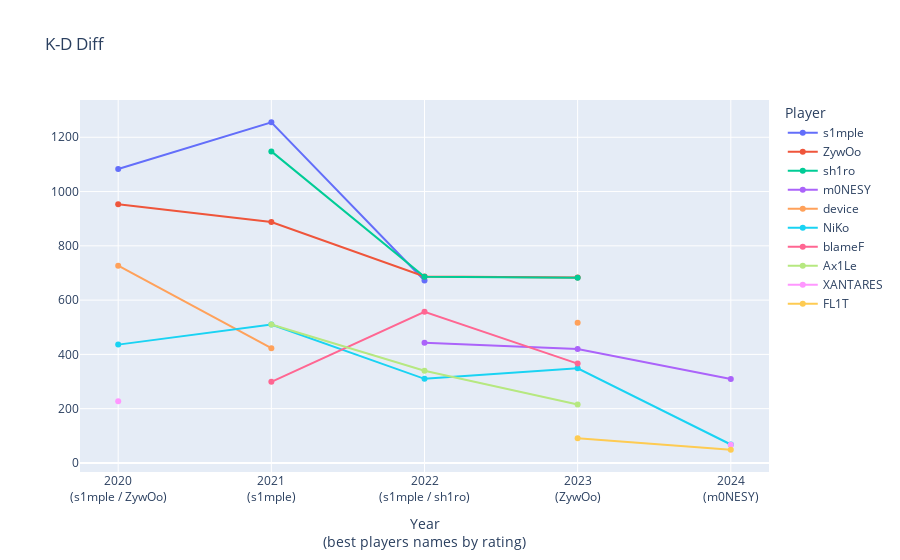
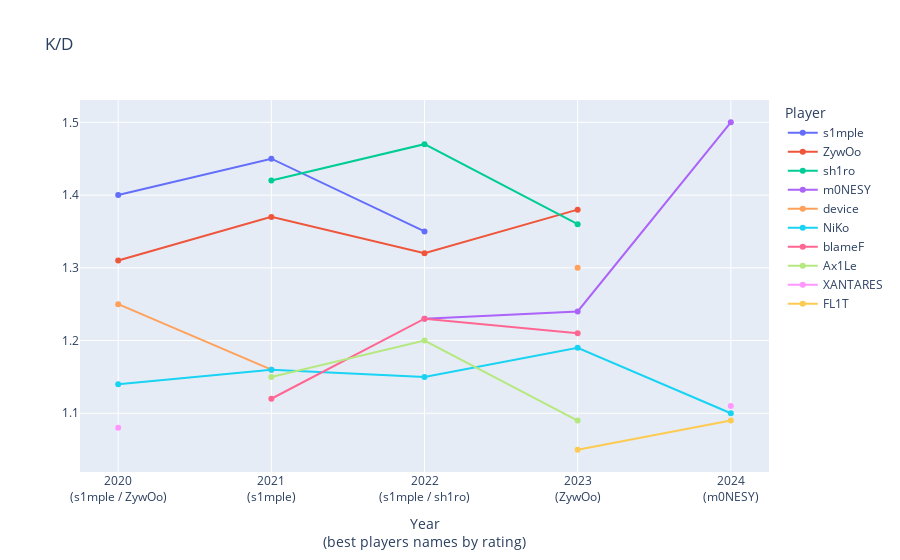
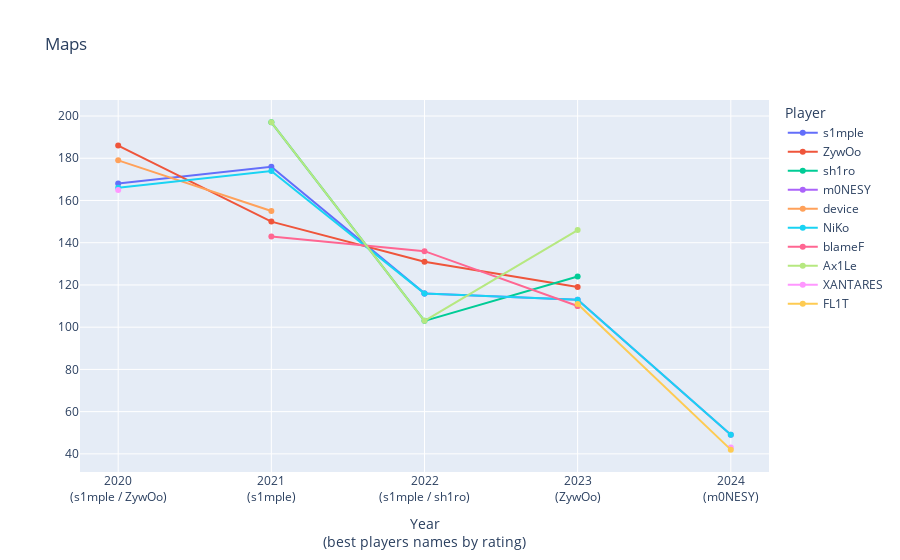
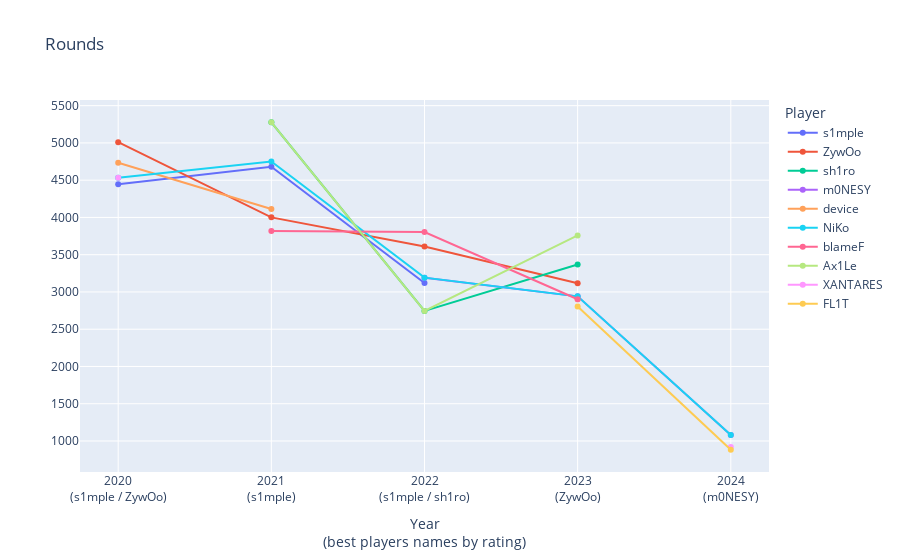

The code cell stored with these charts, in order, in its notebook:
### Code cell
#I'll use plotly.express (px) to make some graphs for better visualization

#Let's make individual graphs for each stat
df_temp=df_t10.reset_index()
df_temp.drop(columns='Countries',inplace=True)
df_temp.set_index('Player',inplace=True)

all_fig={}
for name in list(df_temp.columns.get_level_values(0).unique())[:4]:
    #transpose the graph, so the years are on the x-axis
    fig = px.line(df_temp[name].transpose(), title=name, markers=True)
    #Adjustments:
    #Change the graph titles 
    #making comparison easier:
        #remove years with numbers 0.5
        #put the names of the best players by rating below the year
    fig.update_layout(yaxis_title='',xaxis_title='Year<br>(best players names by rating)',legend_title='Player', 
                      xaxis=dict(
                          tickvals=df_temp.columns.get_level_values(1).unique(),
                          ticktext=[f"{year}<br>({players})" for year, players in best_ratings_by_year.items()]
                      )
                     )
    all_fig[name] = fig
    file = name
    if file == 'K/D':
        file = 'KD'
    fig.show()
    fig.write_html(r"C:\Users\simao\OneDrive\Ambiente de Trabalho\CS PROJECT\CsGraphs/"+file+" players_graph.html")
    #fig.write_image(r"C:\Users\simao\OneDrive\Ambiente de Trabalho\CS PROJECT\CsGraphs/"+file+"_graph.png")

### Figure 1 — Plotly figure (JSON) as saved in the notebook; plotly's stock layout.template omitted (floating-point values rounded to 4 significant figures)
{"data": [{"hovertemplate": "Player=s1mple<br>index=%{x}<br>value=%{y}<extra></extra>", "legendgroup": "s1mple", "line": {"color": "#636efa", "dash": "solid"}, "marker": {"symbol": "circle"}, "mode": "markers+lines", "name": "s1mple", "orientation": "v", "showlegend": true, "type": "scatter", "x": [2020, 2021, 2022, 2023, 2024], "xaxis": "x", "y": [1083, 1255, 672, null, null], "yaxis": "y"}, {"hovertemplate": "Player=ZywOo<br>index=%{x}<br>value=%{y}<extra></extra>", "legendgroup": "ZywOo", "line": {"color": "#EF553B", "dash": "solid"}, "marker": {"symbol": "circle"}, "mode": "markers+lines", "name": "ZywOo", "orientation": "v", "showlegend": true, "type": "scatter", "x": [2020, 2021, 2022, 2023, 2024], "xaxis": "x", "y": [953, 888, 687, 683, null], "yaxis": "y"}, {"hovertemplate": "Player=sh1ro<br>index=%{x}<br>value=%{y}<extra></extra>", "legendgroup": "sh1ro", "line": {"color": "#00cc96", "dash": "solid"}, "marker": {"symbol": "circle"}, "mode": "markers+lines", "name": "sh1ro", "orientation": "v", "showlegend": true, "type": "scatter", "x": [2020, 2021, 2022, 2023, 2024], "xaxis": "x", "y": [null, 1148, 686, 682, null], "yaxis": "y"}, {"hovertemplate": "Player=m0NESY<br>index=%{x}<br>value=%{y}<extra></extra>", "legendgroup": "m0NESY", "line": {"color": "#ab63fa", "dash": "solid"}, "marker": {"symbol": "circle"}, "mode": "markers+lines", "name": "m0NESY", "orientation": "v", "showlegend": true, "type": "scatter", "x": [2020, 2021, 2022, 2023, 2024], "xaxis": "x", "y": [null, null, 443, 420, 309], "yaxis": "y"}, {"hovertemplate": "Player=device<br>index=%{x}<br>value=%{y}<extra></extra>", "legendgroup": "device", "line": {"color": "#FFA15A", "dash": "solid"}, "marker": {"symbol": "circle"}, "mode": "markers+lines", "name": "device", "orientation": "v", "showlegend": true, "type": "scatter", "x": [2020, 2021, 2022, 2023, 2024], "xaxis": "x", "y": [727, 423, null, 517, null], "yaxis": "y"}, {"hovertemplate": "Player=NiKo<br>index=%{x}<br>value=%{y}<extra></extra>", "legendgroup": "NiKo", "line": {"color": "#19d3f3", "dash": "solid"}, "marker": {"symbol": "circle"}, "mode": "markers+lines", "name": "NiKo", "orientation": "v", "showlegend": true, "type": "scatter", "x": [2020, 2021, 2022, 2023, 2024], "xaxis": "x", "y": [436, 510, 310, 349, 68], "yaxis": "y"}, {"hovertemplate": "Player=blameF<br>index=%{x}<br>value=%{y}<extra></extra>", "legendgroup": "blameF", "line": {"color": "#FF6692", "dash": "solid"}, "marker": {"symbol": "circle"}, "mode": "markers+lines", "name": "blameF", "orientation": "v", "showlegend": true, "type": "scatter", "x": [2020, 2021, 2022, 2023, 2024], "xaxis": "x", "y": [null, 299, 557, 366, null], "yaxis": "y"}, {"hovertemplate": "Player=Ax1Le<br>index=%{x}<br>value=%{y}<extra></extra>", "legendgroup": "Ax1Le", "line": {"color": "#B6E880", "dash": "solid"}, "marker": {"symbol": "circle"}, "mode": "markers+lines", "name": "Ax1Le", "orientation": "v", "showlegend": true, "type": "scatter", "x": [2020, 2021, 2022, 2023, 2024], "xaxis": "x", "y": [null, 510, 340, 215, null], "yaxis": "y"}, {"hovertemplate": "Player=XANTARES<br>index=%{x}<br>value=%{y}<extra></extra>", "legendgroup": "XANTARES", "line": {"color": "#FF97FF", "dash": "solid"}, "marker": {"symbol": "circle"}, "mode": "markers+lines", "name": "XANTARES", "orientation": "v", "showlegend": true, "type": "scatter", "x": [2020, 2021, 2022, 2023, 2024], "xaxis": "x", "y": [227, null, null, null, 67], "yaxis": "y"}, {"hovertemplate": "Player=FL1T<br>index=%{x}<br>value=%{y}<extra></extra>", "legendgroup": "FL1T", "line": {"color": "#FECB52", "dash": "solid"}, "marker": {"symbol": "circle"}, "mode": "markers+lines", "name": "FL1T", "orientation": "v", "showlegend": true, "type": "scatter", "x": [2020, 2021, 2022, 2023, 2024], "xaxis": "x", "y": [null, null, null, 91, 49], "yaxis": "y"}], "layout": {"autosize": true, "legend": {"title": {"text": "Player"}, "tracegroupgap": 0}, "title": {"text": "K-D Diff"}, "xaxis": {"anchor": "y", "autorange": true, "domain": [0, 1], "range": [2020.0, 2024.0], "ticktext": ["2020<br>(s1mple / ZywOo)", "2021<br>(s1mple)", "2022<br>(s1mple / sh1ro)", "2023<br>(ZywOo)", "2024<br>(m0NESY)"], "tickvals": [2020, 2021, 2022, 2023, 2024], "title": {"text": "Year<br>(best players names by rating)"}, "type": "linear"}, "yaxis": {"anchor": "x", "autorange": true, "domain": [0, 1], "range": [-51.91, 1356.0], "title": {"text": ""}, "type": "linear"}}}

### Figure 2 — Plotly figure (JSON) as saved in the notebook; plotly's stock layout.template omitted (floating-point values rounded to 4 significant figures)
{"data": [{"hovertemplate": "Player=s1mple<br>index=%{x}<br>value=%{y}<extra></extra>", "legendgroup": "s1mple", "line": {"color": "#636efa", "dash": "solid"}, "marker": {"symbol": "circle"}, "mode": "markers+lines", "name": "s1mple", "orientation": "v", "showlegend": true, "type": "scatter", "x": [2020, 2021, 2022, 2023, 2024], "xaxis": "x", "y": [1.4, 1.45, 1.35, null, null], "yaxis": "y"}, {"hovertemplate": "Player=ZywOo<br>index=%{x}<br>value=%{y}<extra></extra>", "legendgroup": "ZywOo", "line": {"color": "#EF553B", "dash": "solid"}, "marker": {"symbol": "circle"}, "mode": "markers+lines", "name": "ZywOo", "orientation": "v", "showlegend": true, "type": "scatter", "x": [2020, 2021, 2022, 2023, 2024], "xaxis": "x", "y": [1.31, 1.37, 1.32, 1.38, null], "yaxis": "y"}, {"hovertemplate": "Player=sh1ro<br>index=%{x}<br>value=%{y}<extra></extra>", "legendgroup": "sh1ro", "line": {"color": "#00cc96", "dash": "solid"}, "marker": {"symbol": "circle"}, "mode": "markers+lines", "name": "sh1ro", "orientation": "v", "showlegend": true, "type": "scatter", "x": [2020, 2021, 2022, 2023, 2024], "xaxis": "x", "y": [null, 1.42, 1.47, 1.36, null], "yaxis": "y"}, {"hovertemplate": "Player=m0NESY<br>index=%{x}<br>value=%{y}<extra></extra>", "legendgroup": "m0NESY", "line": {"color": "#ab63fa", "dash": "solid"}, "marker": {"symbol": "circle"}, "mode": "markers+lines", "name": "m0NESY", "orientation": "v", "showlegend": true, "type": "scatter", "x": [2020, 2021, 2022, 2023, 2024], "xaxis": "x", "y": [null, null, 1.23, 1.24, 1.5], "yaxis": "y"}, {"hovertemplate": "Player=device<br>index=%{x}<br>value=%{y}<extra></extra>", "legendgroup": "device", "line": {"color": "#FFA15A", "dash": "solid"}, "marker": {"symbol": "circle"}, "mode": "markers+lines", "name": "device", "orientation": "v", "showlegend": true, "type": "scatter", "x": [2020, 2021, 2022, 2023, 2024], "xaxis": "x", "y": [1.25, 1.16, null, 1.3, null], "yaxis": "y"}, {"hovertemplate": "Player=NiKo<br>index=%{x}<br>value=%{y}<extra></extra>", "legendgroup": "NiKo", "line": {"color": "#19d3f3", "dash": "solid"}, "marker": {"symbol": "circle"}, "mode": "markers+lines", "name": "NiKo", "orientation": "v", "showlegend": true, "type": "scatter", "x": [2020, 2021, 2022, 2023, 2024], "xaxis": "x", "y": [1.14, 1.16, 1.15, 1.19, 1.1], "yaxis": "y"}, {"hovertemplate": "Player=blameF<br>index=%{x}<br>value=%{y}<extra></extra>", "legendgroup": "blameF", "line": {"color": "#FF6692", "dash": "solid"}, "marker": {"symbol": "circle"}, "mode": "markers+lines", "name": "blameF", "orientation": "v", "showlegend": true, "type": "scatter", "x": [2020, 2021, 2022, 2023, 2024], "xaxis": "x", "y": [null, 1.12, 1.23, 1.21, null], "yaxis": "y"}, {"hovertemplate": "Player=Ax1Le<br>index=%{x}<br>value=%{y}<extra></extra>", "legendgroup": "Ax1Le", "line": {"color": "#B6E880", "dash": "solid"}, "marker": {"symbol": "circle"}, "mode": "markers+lines", "name": "Ax1Le", "orientation": "v", "showlegend": true, "type": "scatter", "x": [2020, 2021, 2022, 2023, 2024], "xaxis": "x", "y": [null, 1.15, 1.2, 1.09, null], "yaxis": "y"}, {"hovertemplate": "Player=XANTARES<br>index=%{x}<br>value=%{y}<extra></extra>", "legendgroup": "XANTARES", "line": {"color": "#FF97FF", "dash": "solid"}, "marker": {"symbol": "circle"}, "mode": "markers+lines", "name": "XANTARES", "orientation": "v", "showlegend": true, "type": "scatter", "x": [2020, 2021, 2022, 2023, 2024], "xaxis": "x", "y": [1.08, null, null, null, 1.11], "yaxis": "y"}, {"hovertemplate": "Player=FL1T<br>index=%{x}<br>value=%{y}<extra></extra>", "legendgroup": "FL1T", "line": {"color": "#FECB52", "dash": "solid"}, "marker": {"symbol": "circle"}, "mode": "markers+lines", "name": "FL1T", "orientation": "v", "showlegend": true, "type": "scatter", "x": [2020, 2021, 2022, 2023, 2024], "xaxis": "x", "y": [null, null, null, 1.05, 1.09], "yaxis": "y"}], "layout": {"autosize": true, "legend": {"title": {"text": "Player"}, "tracegroupgap": 0}, "title": {"text": "K/D"}, "xaxis": {"anchor": "y", "autorange": true, "domain": [0, 1], "range": [2020.0, 2024.0], "ticktext": ["2020<br>(s1mple / ZywOo)", "2021<br>(s1mple)", "2022<br>(s1mple / sh1ro)", "2023<br>(ZywOo)", "2024<br>(m0NESY)"], "tickvals": [2020, 2021, 2022, 2023, 2024], "title": {"text": "Year<br>(best players names by rating)"}, "type": "linear"}, "yaxis": {"anchor": "x", "autorange": true, "domain": [0, 1], "range": [1.012, 1.538], "title": {"text": ""}, "type": "linear"}}}

### Figure 3 — Plotly figure (JSON) as saved in the notebook; plotly's stock layout.template omitted (floating-point values rounded to 4 significant figures)
{"data": [{"hovertemplate": "Player=s1mple<br>index=%{x}<br>value=%{y}<extra></extra>", "legendgroup": "s1mple", "line": {"color": "#636efa", "dash": "solid"}, "marker": {"symbol": "circle"}, "mode": "markers+lines", "name": "s1mple", "orientation": "v", "showlegend": true, "type": "scatter", "x": [2020, 2021, 2022, 2023, 2024], "xaxis": "x", "y": [168, 176, 116, null, null], "yaxis": "y"}, {"hovertemplate": "Player=ZywOo<br>index=%{x}<br>value=%{y}<extra></extra>", "legendgroup": "ZywOo", "line": {"color": "#EF553B", "dash": "solid"}, "marker": {"symbol": "circle"}, "mode": "markers+lines", "name": "ZywOo", "orientation": "v", "showlegend": true, "type": "scatter", "x": [2020, 2021, 2022, 2023, 2024], "xaxis": "x", "y": [186, 150, 131, 119, null], "yaxis": "y"}, {"hovertemplate": "Player=sh1ro<br>index=%{x}<br>value=%{y}<extra></extra>", "legendgroup": "sh1ro", "line": {"color": "#00cc96", "dash": "solid"}, "marker": {"symbol": "circle"}, "mode": "markers+lines", "name": "sh1ro", "orientation": "v", "showlegend": true, "type": "scatter", "x": [2020, 2021, 2022, 2023, 2024], "xaxis": "x", "y": [null, 197, 103, 124, null], "yaxis": "y"}, {"hovertemplate": "Player=m0NESY<br>index=%{x}<br>value=%{y}<extra></extra>", "legendgroup": "m0NESY", "line": {"color": "#ab63fa", "dash": "solid"}, "marker": {"symbol": "circle"}, "mode": "markers+lines", "name": "m0NESY", "orientation": "v", "showlegend": true, "type": "scatter", "x": [2020, 2021, 2022, 2023, 2024], "xaxis": "x", "y": [null, null, 116, 113, 49], "yaxis": "y"}, {"hovertemplate": "Player=device<br>index=%{x}<br>value=%{y}<extra></extra>", "legendgroup": "device", "line": {"color": "#FFA15A", "dash": "solid"}, "marker": {"symbol": "circle"}, "mode": "markers+lines", "name": "device", "orientation": "v", "showlegend": true, "type": "scatter", "x": [2020, 2021, 2022, 2023, 2024], "xaxis": "x", "y": [179, 155, null, 110, null], "yaxis": "y"}, {"hovertemplate": "Player=NiKo<br>index=%{x}<br>value=%{y}<extra></extra>", "legendgroup": "NiKo", "line": {"color": "#19d3f3", "dash": "solid"}, "marker": {"symbol": "circle"}, "mode": "markers+lines", "name": "NiKo", "orientation": "v", "showlegend": true, "type": "scatter", "x": [2020, 2021, 2022, 2023, 2024], "xaxis": "x", "y": [166, 174, 116, 113, 49], "yaxis": "y"}, {"hovertemplate": "Player=blameF<br>index=%{x}<br>value=%{y}<extra></extra>", "legendgroup": "blameF", "line": {"color": "#FF6692", "dash": "solid"}, "marker": {"symbol": "circle"}, "mode": "markers+lines", "name": "blameF", "orientation": "v", "showlegend": true, "type": "scatter", "x": [2020, 2021, 2022, 2023, 2024], "xaxis": "x", "y": [null, 143, 136, 110, null], "yaxis": "y"}, {"hovertemplate": "Player=Ax1Le<br>index=%{x}<br>value=%{y}<extra></extra>", "legendgroup": "Ax1Le", "line": {"color": "#B6E880", "dash": "solid"}, "marker": {"symbol": "circle"}, "mode": "markers+lines", "name": "Ax1Le", "orientation": "v", "showlegend": true, "type": "scatter", "x": [2020, 2021, 2022, 2023, 2024], "xaxis": "x", "y": [null, 197, 103, 146, null], "yaxis": "y"}, {"hovertemplate": "Player=XANTARES<br>index=%{x}<br>value=%{y}<extra></extra>", "legendgroup": "XANTARES", "line": {"color": "#FF97FF", "dash": "solid"}, "marker": {"symbol": "circle"}, "mode": "markers+lines", "name": "XANTARES", "orientation": "v", "showlegend": true, "type": "scatter", "x": [2020, 2021, 2022, 2023, 2024], "xaxis": "x", "y": [165, null, null, null, 43], "yaxis": "y"}, {"hovertemplate": "Player=FL1T<br>index=%{x}<br>value=%{y}<extra></extra>", "legendgroup": "FL1T", "line": {"color": "#FECB52", "dash": "solid"}, "marker": {"symbol": "circle"}, "mode": "markers+lines", "name": "FL1T", "orientation": "v", "showlegend": true, "type": "scatter", "x": [2020, 2021, 2022, 2023, 2024], "xaxis": "x", "y": [null, null, null, 111, 42], "yaxis": "y"}], "layout": {"autosize": true, "legend": {"title": {"text": "Player"}, "tracegroupgap": 0}, "title": {"text": "Maps"}, "xaxis": {"anchor": "y", "autorange": true, "domain": [0, 1], "range": [2020.0, 2024.0], "ticktext": ["2020<br>(s1mple / ZywOo)", "2021<br>(s1mple)", "2022<br>(s1mple / sh1ro)", "2023<br>(ZywOo)", "2024<br>(m0NESY)"], "tickvals": [2020, 2021, 2022, 2023, 2024], "title": {"text": "Year<br>(best players names by rating)"}, "type": "linear"}, "yaxis": {"anchor": "x", "autorange": true, "domain": [0, 1], "range": [29.03, 210.0], "title": {"text": ""}, "type": "linear"}}}

### Figure 4 — Plotly figure (JSON) as saved in the notebook; plotly's stock layout.template omitted (floating-point values rounded to 4 significant figures)
{"data": [{"hovertemplate": "Player=s1mple<br>index=%{x}<br>value=%{y}<extra></extra>", "legendgroup": "s1mple", "line": {"color": "#636efa", "dash": "solid"}, "marker": {"symbol": "circle"}, "mode": "markers+lines", "name": "s1mple", "orientation": "v", "showlegend": true, "type": "scatter", "x": [2020, 2021, 2022, 2023, 2024], "xaxis": "x", "y": [4444, 4681, 3121, null, null], "yaxis": "y"}, {"hovertemplate": "Player=ZywOo<br>index=%{x}<br>value=%{y}<extra></extra>", "legendgroup": "ZywOo", "line": {"color": "#EF553B", "dash": "solid"}, "marker": {"symbol": "circle"}, "mode": "markers+lines", "name": "ZywOo", "orientation": "v", "showlegend": true, "type": "scatter", "x": [2020, 2021, 2022, 2023, 2024], "xaxis": "x", "y": [5010, 4001, 3611, 3117, null], "yaxis": "y"}, {"hovertemplate": "Player=sh1ro<br>index=%{x}<br>value=%{y}<extra></extra>", "legendgroup": "sh1ro", "line": {"color": "#00cc96", "dash": "solid"}, "marker": {"symbol": "circle"}, "mode": "markers+lines", "name": "sh1ro", "orientation": "v", "showlegend": true, "type": "scatter", "x": [2020, 2021, 2022, 2023, 2024], "xaxis": "x", "y": [null, 5276, 2745, 3369, null], "yaxis": "y"}, {"hovertemplate": "Player=m0NESY<br>index=%{x}<br>value=%{y}<extra></extra>", "legendgroup": "m0NESY", "line": {"color": "#ab63fa", "dash": "solid"}, "marker": {"symbol": "circle"}, "mode": "markers+lines", "name": "m0NESY", "orientation": "v", "showlegend": true, "type": "scatter", "x": [2020, 2021, 2022, 2023, 2024], "xaxis": "x", "y": [null, null, 3192, 2941, 1080], "yaxis": "y"}, {"hovertemplate": "Player=device<br>index=%{x}<br>value=%{y}<extra></extra>", "legendgroup": "device", "line": {"color": "#FFA15A", "dash": "solid"}, "marker": {"symbol": "circle"}, "mode": "markers+lines", "name": "device", "orientation": "v", "showlegend": true, "type": "scatter", "x": [2020, 2021, 2022, 2023, 2024], "xaxis": "x", "y": [4733, 4113, null, 2902, null], "yaxis": "y"}, {"hovertemplate": "Player=NiKo<br>index=%{x}<br>value=%{y}<extra></extra>", "legendgroup": "NiKo", "line": {"color": "#19d3f3", "dash": "solid"}, "marker": {"symbol": "circle"}, "mode": "markers+lines", "name": "NiKo", "orientation": "v", "showlegend": true, "type": "scatter", "x": [2020, 2021, 2022, 2023, 2024], "xaxis": "x", "y": [4533, 4751, 3192, 2941, 1080], "yaxis": "y"}, {"hovertemplate": "Player=blameF<br>index=%{x}<br>value=%{y}<extra></extra>", "legendgroup": "blameF", "line": {"color": "#FF6692", "dash": "solid"}, "marker": {"symbol": "circle"}, "mode": "markers+lines", "name": "blameF", "orientation": "v", "showlegend": true, "type": "scatter", "x": [2020, 2021, 2022, 2023, 2024], "xaxis": "x", "y": [null, 3817, 3804, 2902, null], "yaxis": "y"}, {"hovertemplate": "Player=Ax1Le<br>index=%{x}<br>value=%{y}<extra></extra>", "legendgroup": "Ax1Le", "line": {"color": "#B6E880", "dash": "solid"}, "marker": {"symbol": "circle"}, "mode": "markers+lines", "name": "Ax1Le", "orientation": "v", "showlegend": true, "type": "scatter", "x": [2020, 2021, 2022, 2023, 2024], "xaxis": "x", "y": [null, 5276, 2745, 3759, null], "yaxis": "y"}, {"hovertemplate": "Player=XANTARES<br>index=%{x}<br>value=%{y}<extra></extra>", "legendgroup": "XANTARES", "line": {"color": "#FF97FF", "dash": "solid"}, "marker": {"symbol": "circle"}, "mode": "markers+lines", "name": "XANTARES", "orientation": "v", "showlegend": true, "type": "scatter", "x": [2020, 2021, 2022, 2023, 2024], "xaxis": "x", "y": [4533, null, null, null, 920], "yaxis": "y"}, {"hovertemplate": "Player=FL1T<br>index=%{x}<br>value=%{y}<extra></extra>", "legendgroup": "FL1T", "line": {"color": "#FECB52", "dash": "solid"}, "marker": {"symbol": "circle"}, "mode": "markers+lines", "name": "FL1T", "orientation": "v", "showlegend": true, "type": "scatter", "x": [2020, 2021, 2022, 2023, 2024], "xaxis": "x", "y": [null, null, null, 2804, 884], "yaxis": "y"}], "layout": {"autosize": true, "legend": {"title": {"text": "Player"}, "tracegroupgap": 0}, "title": {"text": "Rounds"}, "xaxis": {"anchor": "y", "autorange": true, "domain": [0, 1], "range": [2020.0, 2024.0], "ticktext": ["2020<br>(s1mple / ZywOo)", "2021<br>(s1mple)", "2022<br>(s1mple / sh1ro)", "2023<br>(ZywOo)", "2024<br>(m0NESY)"], "tickvals": [2020, 2021, 2022, 2023, 2024], "title": {"text": "Year<br>(best players names by rating)"}, "type": "linear"}, "yaxis": {"anchor": "x", "autorange": true, "domain": [0, 1], "range": [516.5, 5643.0], "title": {"text": ""}, "type": "linear"}}}
